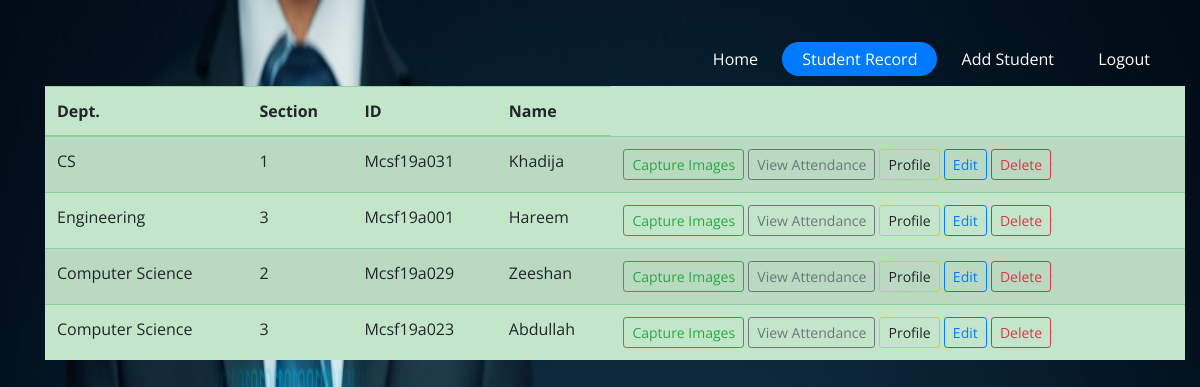
The page /record on the database its author committed.
### FaceRecognition/models.py (models this page shows)
class student(models.Model):
    name = models.CharField(max_length=30)
    fathername = models.CharField(max_length=30)
    address = models.CharField(max_length=70)
    gender = models.CharField(max_length=20)
    department = models.CharField(max_length=50)
    section = models.CharField(max_length=10)
    birthdate = models.DateField()
    id = models.CharField(max_length=50, primary_key=True, unique=True)
    email = models.EmailField(unique=True)

### FaceRecognition/views.py (the view)
# urls.py: path('record', views.record, name='record'),
def record(request):
    data = models.student.objects.all()
    return render(request, 'record.html', {"record": data})

### templates/record.html (shortened to what this page needs)
<!doctype html>
<html lang="en">
{% load static %}
  <head>
    <link rel="stylesheet" href="{%static 'nevbar/fonts/icomoon/style.css' %}">
    <link rel="stylesheet" href="{%static 'nevbar/css/owl.carousel.min.css' %}">
    <link rel="stylesheet" href="{%static 'nevbar/css/bootstrap.min.css' %}">
    <link rel="stylesheet" href="{%static 'nevbar/css/style.css' %}">
  </head>
  <body>
  <div class="container-fluid" style="background-image: url('');">
    <header class="site-navbar" role="banner">
      <div class="container">
        <div class="row align-items-center">
          <div class="col-12 col-md-10 d-none d-xl-block">
            <nav class="site-navigation position-relative text-right" role="navigation">
              <ul class="site-menu js-clone-nav mr-auto d-none d-lg-block">
                <li ><a href="/navbar"><span>Home</span></a></li>
                <li class="active"><a href="/record"><span>Student Record</span></a></li>
                  <li><a href="/addstudent"><span>Add Student</span></a></li>
                <li><a href="/contact"><span>Logout</span></a></li>
              </ul>
            </nav>
          </div>
          <table class="table table-success table-striped">
  <thead>
    <tr>
      <th scope="col">Dept.</th>
      <th scope="col">Section</th>
      <th scope="col">ID</th>
      <th scope="col">Name</th>
    </tr>
  </thead>
  <tbody>
  {% for r in record %}
      <td>{{r.department}}</td>
      <td>{{r.section}}</td>
      <td>{{r.id}}</td>
      <td>{{r.name}}</td>
      <td>
          <a href="/captureimage/{{r.id}}/{{r.name}}" class="btn btn-outline-success btn-sm">Capture Images</a>
          <button type="button" class="btn btn-outline-secondary btn-sm">View Attendance</button>
          <a class="btn btn-outline-warning btn-sm">Profile</a>
          <a href="/update/{{r.id}}" class="btn btn-outline-primary btn-sm">Edit</a>
          <a href="/delete/{{r.id}}/{{r.name}}" class="btn btn-outline-danger btn-sm">Delete</a>
      </td>
   {% endfor %}
  </tbody>
</table>
          </div>
        </div>
    </header>
  </div>
  </body>
</html>

### static/nevbar/css/style.css (style rules this page uses)
body { font-family: "Open Sans", -apple-system, BlinkMacSystemFont, "Segoe UI", Roboto, "Helvetica Neue", Arial, "Noto Sans", sans-serif, "Apple Color Emoji", "Segoe UI Emoji", "Segoe UI Symbol", "Noto Color Emoji"; background-color: #fff; height: 200vh; position: relative; }
body:before { content: ""; position: absolute; top: 0; left: 0; right: 0; bottom: 0; background: rgba(0, 0, 0, 0.5); -webkit-transition: .3s all ease; -o-transition: .3s all ease; transition: .3s all ease; opacity: 0; visibility: hidden; z-index: 1; }
a { -webkit-transition: .3s all ease; -o-transition: .3s all ease; transition: .3s all ease; }
a, a:hover { text-decoration: none !important; }
.site-navbar { margin-bottom: 0px; z-index: 1999; position: absolute; top: 2rem; width: 100%; }
.site-navbar .site-navigation .site-menu { margin-bottom: 0; }
.site-navbar .site-navigation .site-menu .active > a span { background: #007bff; color: #fff; border-radius: 30px; display: inline-block; padding: 5px 20px; }
.site-navbar .site-navigation .site-menu a { text-decoration: none !important; display: inline-block; }
.site-navbar .site-navigation .site-menu > li { display: inline-block; }
.site-navbar .site-navigation .site-menu > li > a { padding: 10px 0px; color: #fff; font-size: 16px; text-decoration: none !important; }
.site-navbar .site-navigation .site-menu > li > a > span { padding: 5px 20px; display: inline-block; -webkit-transition: .3s all ease; -o-transition: .3s all ease; transition: .3s all ease; border-radius: 30px; }

### rows shown on the page
student: department "CS", section "1", id "Mcsf19a031", name "Khadija"
student: department "Engineering", section "3", id "Mcsf19a001", name "Hareem"
student: department "Computer Science", section "2", id "Mcsf19a029", name "Zeeshan"
student: department "Computer Science", section "3", id "Mcsf19a023", name "Abdullah"
